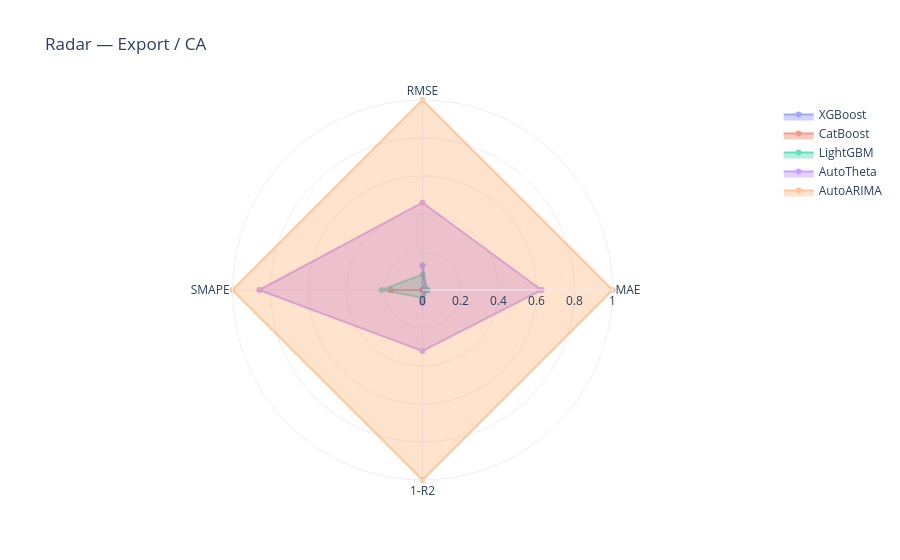
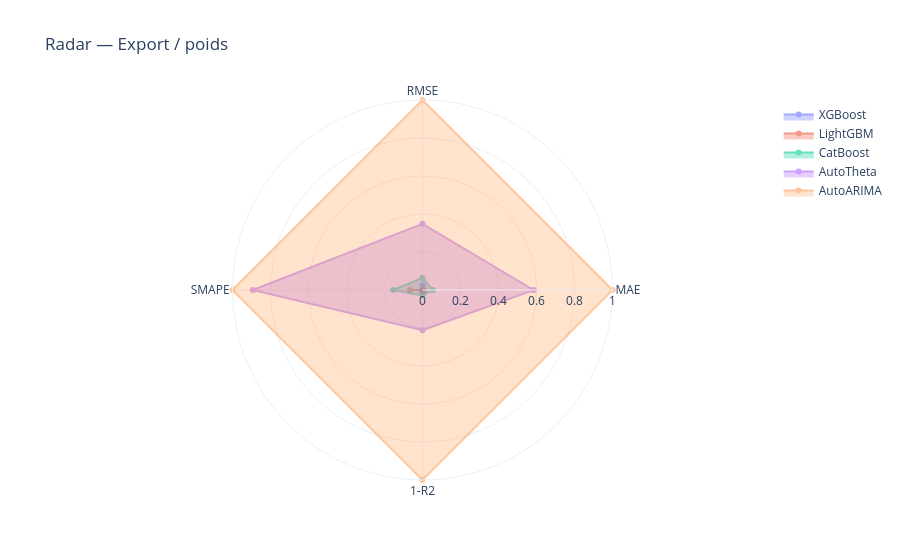
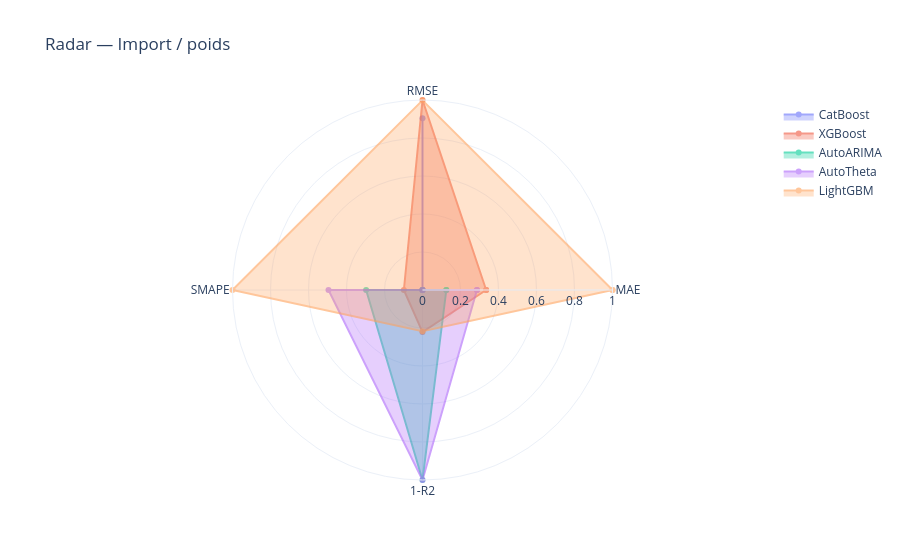

The cell these charts' notebook holds for them, in order:
### Code cell
def radar_chart(df_cmp, dataset, target):
    sub = df_cmp[(df_cmp['Dataset'] == dataset) & (df_cmp['Target'] == target)].copy()
    if sub.empty: return
    for col in ['MAE', 'RMSE', 'SMAPE']:
        rng = sub[col].max() - sub[col].min() + 1e-10
        sub[col + '_n'] = (sub[col] - sub[col].min()) / rng
    sub['R2_n'] = 1 - (sub['R2'] - sub['R2'].min()) / (sub['R2'].max() - sub['R2'].min() + 1e-10)
    cats   = ['MAE_n', 'RMSE_n', 'SMAPE_n', 'R2_n']
    labels = ['MAE', 'RMSE', 'SMAPE', '1-R2']
    fig = go.Figure()
    for _, row in sub.iterrows():
        vals = [row[c] for c in cats]
        fig.add_trace(go.Scatterpolar(
            r=vals + [vals[0]], theta=labels + [labels[0]],
            fill='toself', name=row['model'], opacity=0.6
        ))
    fig.update_layout(
        polar=dict(radialaxis=dict(visible=True, range=[0, 1])),
        title=f'Radar — {dataset} / {target}', template='plotly_white'
    )
    fig.show()

for ds in df_comparison['Dataset'].unique():
    for tgt in df_comparison['Target'].unique():
        radar_chart(df_comparison, ds, tgt)

### Figure 1 — Plotly figure (JSON) as saved in the notebook; plotly's stock layout.template omitted (floating-point values rounded to 4 significant figures)
{"data": [{"fill": "toself", "name": "XGBoost", "opacity": 0.6, "r": [0.02018, 0.1289, 0, 0.06793, 0.02018], "theta": ["MAE", "RMSE", "SMAPE", "1-R2", "MAE"], "type": "scatterpolar"}, {"fill": "toself", "name": "CatBoost", "opacity": 0.6, "r": [0, 0, 0.1667, 1.1e-10, 0], "theta": ["MAE", "RMSE", "SMAPE", "1-R2", "MAE"], "type": "scatterpolar"}, {"fill": "toself", "name": "LightGBM", "opacity": 0.6, "r": [0.02731, 0.08086, 0.2148, 0.04043, 0.02731], "theta": ["MAE", "RMSE", "SMAPE", "1-R2", "MAE"], "type": "scatterpolar"}, {"fill": "toself", "name": "AutoTheta", "opacity": 0.6, "r": [0.626, 0.4594, 0.8585, 0.3206, 0.626], "theta": ["MAE", "RMSE", "SMAPE", "1-R2", "MAE"], "type": "scatterpolar"}, {"fill": "toself", "name": "AutoARIMA", "opacity": 0.6, "r": [1.0, 1.0, 1.0, 1, 1.0], "theta": ["MAE", "RMSE", "SMAPE", "1-R2", "MAE"], "type": "scatterpolar"}], "layout": {"polar": {"radialaxis": {"range": [0, 1], "visible": true}}, "title": {"text": "Radar — Export / CA"}}}

### Figure 2 — Plotly figure (JSON) as saved in the notebook; plotly's stock layout.template omitted (floating-point values rounded to 4 significant figures)
{"data": [{"fill": "toself", "name": "XGBoost", "opacity": 0.6, "r": [0, 0.02532, 0, 0.01068, 0], "theta": ["MAE", "RMSE", "SMAPE", "1-R2", "MAE"], "type": "scatterpolar"}, {"fill": "toself", "name": "LightGBM", "opacity": 0.6, "r": [0.00852, 0, 0.06568, 9.422e-11, 0.00852], "theta": ["MAE", "RMSE", "SMAPE", "1-R2", "MAE"], "type": "scatterpolar"}, {"fill": "toself", "name": "CatBoost", "opacity": 0.6, "r": [0.05297, 0.06361, 0.1546, 0.02832, 0.05297], "theta": ["MAE", "RMSE", "SMAPE", "1-R2", "MAE"], "type": "scatterpolar"}, {"fill": "toself", "name": "AutoTheta", "opacity": 0.6, "r": [0.5843, 0.3485, 0.8928, 0.2119, 0.5843], "theta": ["MAE", "RMSE", "SMAPE", "1-R2", "MAE"], "type": "scatterpolar"}, {"fill": "toself", "name": "AutoARIMA", "opacity": 0.6, "r": [1.0, 1.0, 1.0, 1, 1.0], "theta": ["MAE", "RMSE", "SMAPE", "1-R2", "MAE"], "type": "scatterpolar"}], "layout": {"polar": {"radialaxis": {"range": [0, 1], "visible": true}}, "title": {"text": "Radar — Export / poids"}}}

### Figure 3 — Plotly figure (JSON) as saved in the notebook; plotly's stock layout.template omitted (floating-point values rounded to 4 significant figures)
{"data": [{"fill": "toself", "name": "CatBoost", "opacity": 0.6, "r": [0, 0.9039, 0, 4.932e-09, 0], "theta": ["MAE", "RMSE", "SMAPE", "1-R2", "MAE"], "type": "scatterpolar"}, {"fill": "toself", "name": "XGBoost", "opacity": 0.6, "r": [0.3351, 1.0, 0.098, 0.2217, 0.3351], "theta": ["MAE", "RMSE", "SMAPE", "1-R2", "MAE"], "type": "scatterpolar"}, {"fill": "toself", "name": "AutoARIMA", "opacity": 0.6, "r": [0.1254, 0, 0.2968, 0.9995, 0.1254], "theta": ["MAE", "RMSE", "SMAPE", "1-R2", "MAE"], "type": "scatterpolar"}, {"fill": "toself", "name": "AutoTheta", "opacity": 0.6, "r": [0.2866, 0.0002059, 0.4948, 1, 0.2866], "theta": ["MAE", "RMSE", "SMAPE", "1-R2", "MAE"], "type": "scatterpolar"}, {"fill": "toself", "name": "LightGBM", "opacity": 0.6, "r": [1.0, 0.998, 1.0, 0.2171, 1.0], "theta": ["MAE", "RMSE", "SMAPE", "1-R2", "MAE"], "type": "scatterpolar"}], "layout": {"polar": {"radialaxis": {"range": [0, 1], "visible": true}}, "title": {"text": "Radar — Import / poids"}}}
